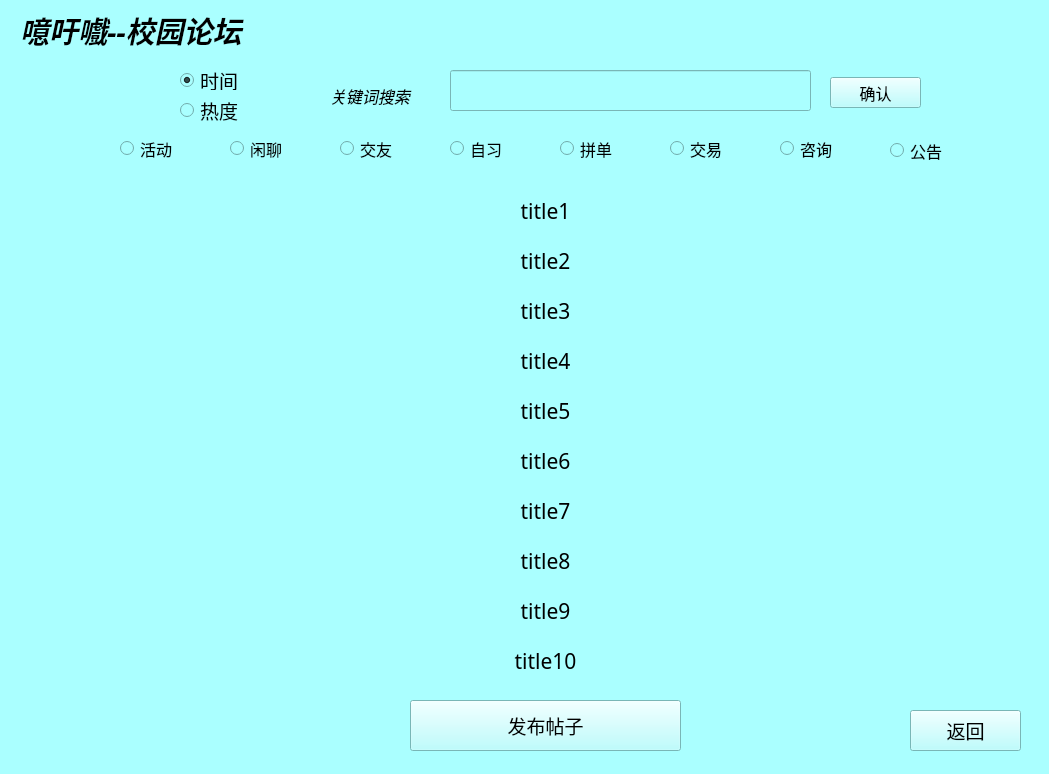
<?xml version="1.0" encoding="UTF-8"?>
<ui version="4.0">
 <class>Form</class>
 <widget class="QWidget" name="Form">
  <property name="geometry">
   <rect>
    <x>0</x>
    <y>0</y>
    <width>1049</width>
    <height>774</height>
   </rect>
  </property>
  <property name="windowTitle">
   <string>Form</string>
  </property>
  <property name="styleSheet">
   <string notr="true">background-color: rgb(170, 255, 255);</string>
  </property>
  <widget class="QPushButton" name="back">
   <property name="geometry">
    <rect>
     <x>910</x>
     <y>710</y>
     <width>111</width>
     <height>41</height>
    </rect>
   </property>
   <property name="font">
    <font>
     <family>Adobe Arabic</family>
     <pointsize>14</pointsize>
    </font>
   </property>
   <property name="text">
    <string>返回</string>
   </property>
  </widget>
  <widget class="QRadioButton" name="p1">
   <property name="geometry">
    <rect>
     <x>120</x>
     <y>138</y>
     <width>71</width>
     <height>21</height>
    </rect>
   </property>
   <property name="font">
    <font>
     <family>Adobe Arabic</family>
     <pointsize>12</pointsize>
     <weight>50</weight>
     <bold>false</bold>
    </font>
   </property>
   <property name="text">
    <string>活动</string>
   </property>
   <property name="checkable">
    <bool>true</bool>
   </property>
   <property name="checked">
    <bool>false</bool>
   </property>
  </widget>
  <widget class="QRadioButton" name="p2">
   <property name="geometry">
    <rect>
     <x>230</x>
     <y>138</y>
     <width>71</width>
     <height>21</height>
    </rect>
   </property>
   <property name="font">
    <font>
     <family>Adobe Arabic</family>
     <pointsize>12</pointsize>
     <weight>50</weight>
     <bold>false</bold>
    </font>
   </property>
   <property name="text">
    <string>闲聊</string>
   </property>
  </widget>
  <widget class="QRadioButton" name="p3">
   <property name="geometry">
    <rect>
     <x>340</x>
     <y>138</y>
     <width>71</width>
     <height>21</height>
    </rect>
   </property>
   <property name="font">
    <font>
     <family>Adobe Arabic</family>
     <pointsize>12</pointsize>
     <weight>50</weight>
     <bold>false</bold>
    </font>
   </property>
   <property name="text">
    <string>交友</string>
   </property>
  </widget>
  <widget class="QRadioButton" name="p4">
   <property name="geometry">
    <rect>
     <x>450</x>
     <y>138</y>
     <width>71</width>
     <height>21</height>
    </rect>
   </property>
   <property name="font">
    <font>
     <family>Adobe Arabic</family>
     <pointsize>12</pointsize>
     <weight>50</weight>
     <bold>false</bold>
    </font>
   </property>
   <property name="text">
    <string>自习</string>
   </property>
  </widget>
  <widget class="QRadioButton" name="p5">
   <property name="geometry">
    <rect>
     <x>560</x>
     <y>138</y>
     <width>71</width>
     <height>21</height>
    </rect>
   </property>
   <property name="font">
    <font>
     <family>Adobe Arabic</family>
     <pointsize>12</pointsize>
     <weight>50</weight>
     <bold>false</bold>
    </font>
   </property>
   <property name="text">
    <string>拼单</string>
   </property>
  </widget>
  <widget class="QRadioButton" name="p6">
   <property name="geometry">
    <rect>
     <x>670</x>
     <y>138</y>
     <width>71</width>
     <height>21</height>
    </rect>
   </property>
   <property name="font">
    <font>
     <family>Adobe Arabic</family>
     <pointsize>12</pointsize>
     <weight>50</weight>
     <bold>false</bold>
    </font>
   </property>
   <property name="text">
    <string>交易</string>
   </property>
  </widget>
  <widget class="QRadioButton" name="p7">
   <property name="geometry">
    <rect>
     <x>780</x>
     <y>138</y>
     <width>71</width>
     <height>21</height>
    </rect>
   </property>
   <property name="font">
    <font>
     <family>Adobe Arabic</family>
     <pointsize>12</pointsize>
     <weight>50</weight>
     <bold>false</bold>
    </font>
   </property>
   <property name="text">
    <string>咨询</string>
   </property>
  </widget>
  <widget class="QRadioButton" name="p8">
   <property name="geometry">
    <rect>
     <x>890</x>
     <y>140</y>
     <width>81</width>
     <height>21</height>
    </rect>
   </property>
   <property name="font">
    <font>
     <family>Adobe Arabic</family>
     <pointsize>12</pointsize>
     <weight>50</weight>
     <bold>false</bold>
    </font>
   </property>
   <property name="text">
    <string>公告</string>
   </property>
  </widget>
  <widget class="QPushButton" name="search">
   <property name="geometry">
    <rect>
     <x>830</x>
     <y>77</y>
     <width>91</width>
     <height>31</height>
    </rect>
   </property>
   <property name="font">
    <font>
     <family>Adobe Arabic</family>
     <pointsize>12</pointsize>
    </font>
   </property>
   <property name="text">
    <string>确认</string>
   </property>
  </widget>
  <widget class="QLabel" name="label">
   <property name="geometry">
    <rect>
     <x>330</x>
     <y>80</y>
     <width>111</width>
     <height>31</height>
    </rect>
   </property>
   <property name="font">
    <font>
     <family>Adobe Arabic</family>
     <pointsize>12</pointsize>
     <weight>50</weight>
     <italic>true</italic>
     <bold>false</bold>
    </font>
   </property>
   <property name="text">
    <string>关键词搜索</string>
   </property>
  </widget>
  <widget class="QLabel" name="label_2">
   <property name="geometry">
    <rect>
     <x>20</x>
     <y>10</y>
     <width>321</width>
     <height>41</height>
    </rect>
   </property>
   <property name="font">
    <font>
     <family>Adobe Arabic</family>
     <pointsize>22</pointsize>
     <weight>75</weight>
     <italic>true</italic>
     <bold>true</bold>
    </font>
   </property>
   <property name="text">
    <string>噫吁嚱--校园论坛</string>
   </property>
  </widget>
  <widget class="QPushButton" name="b1">
   <property name="geometry">
    <rect>
     <x>210</x>
     <y>190</y>
     <width>671</width>
     <height>41</height>
    </rect>
   </property>
   <property name="font">
    <font>
     <family>Adobe Arabic</family>
     <pointsize>16</pointsize>
    </font>
   </property>
   <property name="text">
    <string>title1</string>
   </property>
   <property name="flat">
    <bool>true</bool>
   </property>
  </widget>
  <widget class="QPushButton" name="b2">
   <property name="geometry">
    <rect>
     <x>210</x>
     <y>240</y>
     <width>671</width>
     <height>41</height>
    </rect>
   </property>
   <property name="font">
    <font>
     <family>Adobe Arabic</family>
     <pointsize>16</pointsize>
    </font>
   </property>
   <property name="text">
    <string>title2</string>
   </property>
   <property name="flat">
    <bool>true</bool>
   </property>
  </widget>
  <widget class="QPushButton" name="b3">
   <property name="geometry">
    <rect>
     <x>210</x>
     <y>290</y>
     <width>671</width>
     <height>41</height>
    </rect>
   </property>
   <property name="font">
    <font>
     <family>Adobe Arabic</family>
     <pointsize>16</pointsize>
    </font>
   </property>
   <property name="text">
    <string>title3</string>
   </property>
   <property name="flat">
    <bool>true</bool>
   </property>
  </widget>
  <widget class="QPushButton" name="b4">
   <property name="geometry">
    <rect>
     <x>210</x>
     <y>340</y>
     <width>671</width>
     <height>41</height>
    </rect>
   </property>
   <property name="font">
    <font>
     <family>Adobe Arabic</family>
     <pointsize>16</pointsize>
    </font>
   </property>
   <property name="text">
    <string>title4</string>
   </property>
   <property name="flat">
    <bool>true</bool>
   </property>
  </widget>
  <widget class="QPushButton" name="b5">
   <property name="geometry">
    <rect>
     <x>210</x>
     <y>390</y>
     <width>671</width>
     <height>41</height>
    </rect>
   </property>
   <property name="font">
    <font>
     <family>Adobe Arabic</family>
     <pointsize>16</pointsize>
    </font>
   </property>
   <property name="text">
    <string>title5</string>
   </property>
   <property name="flat">
    <bool>true</bool>
   </property>
  </widget>
  <widget class="QPushButton" name="b6">
   <property name="geometry">
    <rect>
     <x>210</x>
     <y>440</y>
     <width>671</width>
     <height>41</height>
    </rect>
   </property>
   <property name="font">
    <font>
     <family>Adobe Arabic</family>
     <pointsize>16</pointsize>
    </font>
   </property>
   <property name="text">
    <string>title6</string>
   </property>
   <property name="flat">
    <bool>true</bool>
   </property>
  </widget>
  <widget class="QPushButton" name="b7">
   <property name="geometry">
    <rect>
     <x>210</x>
     <y>490</y>
     <width>671</width>
     <height>41</height>
    </rect>
   </property>
   <property name="font">
    <font>
     <family>Adobe Arabic</family>
     <pointsize>16</pointsize>
    </font>
   </property>
   <property name="text">
    <string>title7</string>
   </property>
   <property name="flat">
    <bool>true</bool>
   </property>
  </widget>
  <widget class="QPushButton" name="b8">
   <property name="geometry">
    <rect>
     <x>210</x>
     <y>540</y>
     <width>671</width>
     <height>41</height>
    </rect>
   </property>
   <property name="font">
    <font>
     <family>Adobe Arabic</family>
     <pointsize>16</pointsize>
    </font>
   </property>
   <property name="text">
    <string>title8</string>
   </property>
   <property name="flat">
    <bool>true</bool>
   </property>
  </widget>
  <widget class="QPushButton" name="b9">
   <property name="geometry">
    <rect>
     <x>210</x>
     <y>590</y>
     <width>671</width>
     <height>41</height>
    </rect>
   </property>
   <property name="font">
    <font>
     <family>Adobe Arabic</family>
     <pointsize>16</pointsize>
    </font>
   </property>
   <property name="text">
    <string>title9</string>
   </property>
   <property name="flat">
    <bool>true</bool>
   </property>
  </widget>
  <widget class="QPushButton" name="b10">
   <property name="geometry">
    <rect>
     <x>210</x>
     <y>640</y>
     <width>671</width>
     <height>41</height>
    </rect>
   </property>
   <property name="font">
    <font>
     <family>Adobe Arabic</family>
     <pointsize>16</pointsize>
    </font>
   </property>
   <property name="text">
    <string>title10</string>
   </property>
   <property name="flat">
    <bool>true</bool>
   </property>
  </widget>
  <widget class="QRadioButton" name="ptime">
   <property name="geometry">
    <rect>
     <x>180</x>
     <y>60</y>
     <width>81</width>
     <height>41</height>
    </rect>
   </property>
   <property name="font">
    <font>
     <family>Adobe Arabic</family>
     <pointsize>14</pointsize>
     <weight>50</weight>
     <bold>false</bold>
    </font>
   </property>
   <property name="text">
    <string>时间</string>
   </property>
   <property name="checkable">
    <bool>true</bool>
   </property>
   <property name="checked">
    <bool>true</bool>
   </property>
  </widget>
  <widget class="QRadioButton" name="phot">
   <property name="geometry">
    <rect>
     <x>180</x>
     <y>90</y>
     <width>81</width>
     <height>41</height>
    </rect>
   </property>
   <property name="font">
    <font>
     <family>Adobe Arabic</family>
     <pointsize>14</pointsize>
     <weight>50</weight>
     <bold>false</bold>
    </font>
   </property>
   <property name="text">
    <string>热度</string>
   </property>
   <property name="checkable">
    <bool>true</bool>
   </property>
   <property name="checked">
    <bool>false</bool>
   </property>
  </widget>
  <widget class="QLineEdit" name="words">
   <property name="geometry">
    <rect>
     <x>450</x>
     <y>70</y>
     <width>361</width>
     <height>41</height>
    </rect>
   </property>
   <property name="font">
    <font>
     <family>Adobe Arabic</family>
     <pointsize>16</pointsize>
    </font>
   </property>
  </widget>
  <widget class="QPushButton" name="fabu">
   <property name="geometry">
    <rect>
     <x>410</x>
     <y>700</y>
     <width>271</width>
     <height>51</height>
    </rect>
   </property>
   <property name="font">
    <font>
     <family>Adobe Arabic</family>
     <pointsize>14</pointsize>
    </font>
   </property>
   <property name="text">
    <string>发布帖子</string>
   </property>
  </widget>
 </widget>
 <resources/>
 <connections/>
</ui>
